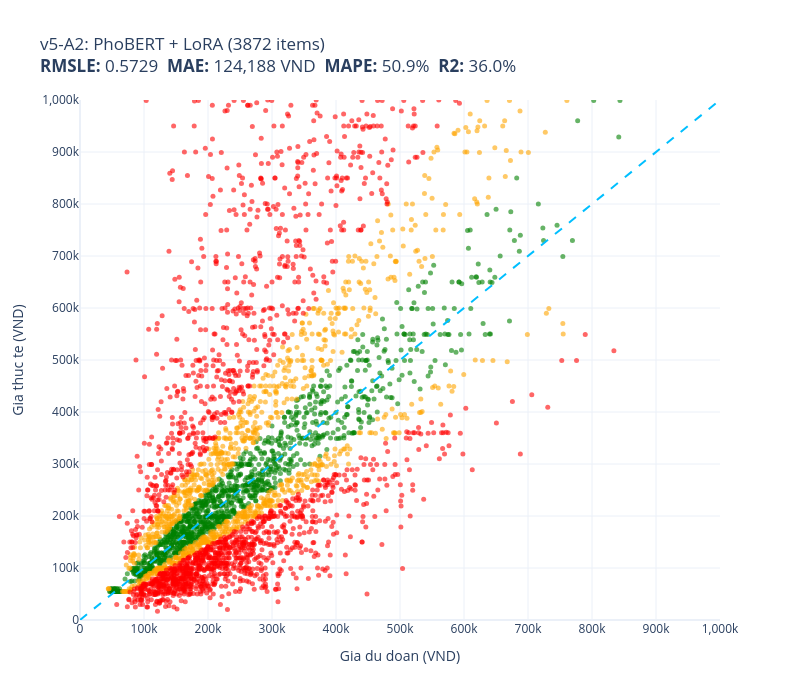
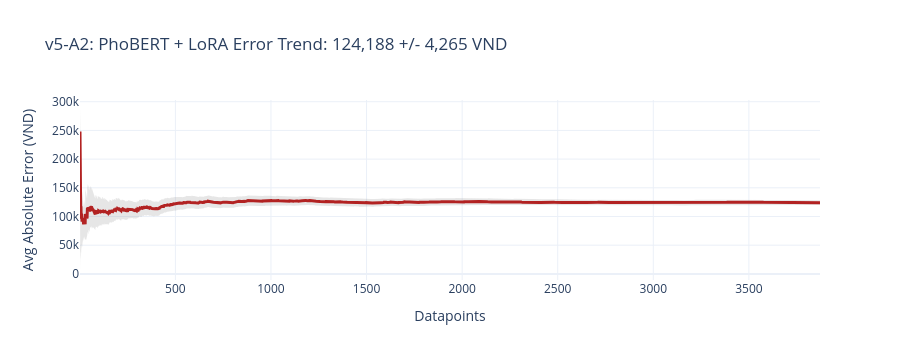
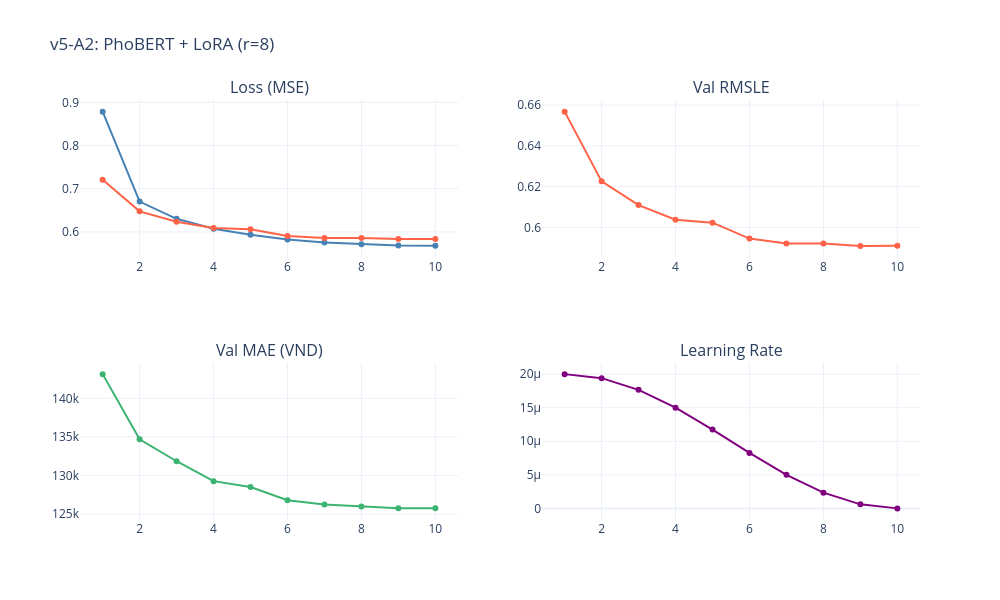

The code cell stored with these charts, in order, in its notebook:
### Code cell
pred_a2_val = predict_phobert(model_a2, phobert_enc_val, y_mean_a2, y_std_a2, DEVICE)
pred_a2_test = predict_phobert(model_a2, phobert_enc_test, y_mean_a2, y_std_a2, DEVICE)
ALL_PREDS_VAL["v5-A2"] = pred_a2_val
ALL_PREDS_TEST["v5-A2"] = pred_a2_test

evaluate_and_store(test_prices, pred_a2_test, "v5-A2: PhoBERT + LoRA", test_names)
if hist_a2:
    plot_phobert_history(hist_a2, "v5-A2: PhoBERT + LoRA (r=8)")

### Figure 1 — Plotly figure (JSON) as saved in the notebook; plotly's stock layout.template omitted (floating-point values rounded to 4 significant figures; data arrays with more than 128 entries replaced by an {"elided": "..."} marker saying what was removed)
{"data": [{"customdata": {"elided": "1138x1 str values"}, "hovertemplate": "%{customdata[0]}<extra></extra>", "marker": {"color": "green", "opacity": 0.6, "size": 5}, "mode": "markers", "name": "green", "type": "scatter", "x": {"elided": "1138 float values"}, "y": {"elided": "1138 float values"}}, {"customdata": {"elided": "980x1 str values"}, "hovertemplate": "%{customdata[0]}<extra></extra>", "marker": {"color": "orange", "opacity": 0.6, "size": 5}, "mode": "markers", "name": "orange", "type": "scatter", "x": {"elided": "980 float values"}, "y": {"elided": "980 float values"}}, {"customdata": {"elided": "1754x1 str values"}, "hovertemplate": "%{customdata[0]}<extra></extra>", "marker": {"color": "red", "opacity": 0.6, "size": 5}, "mode": "markers", "name": "red", "type": "scatter", "x": {"elided": "1754 float values"}, "y": {"elided": "1754 float values"}}, {"hoverinfo": "skip", "line": {"color": "deepskyblue", "dash": "dash", "width": 2}, "mode": "lines", "name": "y=x", "showlegend": false, "type": "scatter", "x": [0, 1000000], "y": [0, 1000000]}], "layout": {"height": 700, "showlegend": false, "title": {"text": "v5-A2: PhoBERT + LoRA (3872 items)<br><b>RMSLE:</b> 0.5729  <b>MAE:</b> 124,188 VND  <b>MAPE:</b> 50.9%  <b>R2:</b> 36.0%"}, "width": 800, "xaxis": {"range": [0, 1000000], "ticktext": ["0", "100k", "200k", "300k", "400k", "500k", "600k", "700k", "800k", "900k", "1,000k"], "tickvals": [0, 100000, 200000, 300000, 400000, 500000, 600000, 700000, 800000, 900000, 1000000], "title": {"text": "Gia du doan (VND)"}}, "yaxis": {"range": [0, 1000000], "ticktext": ["0", "100k", "200k", "300k", "400k", "500k", "600k", "700k", "800k", "900k", "1,000k"], "tickvals": [0, 100000, 200000, 300000, 400000, 500000, 600000, 700000, 800000, 900000, 1000000], "title": {"text": "Gia thuc te (VND)"}}}}

### Figure 2 — Plotly figure (JSON) as saved in the notebook; plotly's stock layout.template omitted (floating-point values rounded to 4 significant figures; data arrays with more than 128 entries replaced by an {"elided": "..."} marker saying what was removed)
{"data": [{"fill": "toself", "fillcolor": "rgba(128,128,128,0.2)", "hoverinfo": "skip", "line": {"color": "rgba(255,255,255,0)"}, "showlegend": false, "type": "scatter", "x": {"elided": "7744 int values"}, "y": {"elided": "7744 float values"}}, {"line": {"color": "firebrick", "width": 3}, "mode": "lines", "name": "Cumulative Avg Error", "type": "scatter", "x": {"elided": "3872 int values"}, "y": {"elided": "3872 float values"}}], "layout": {"height": 360, "showlegend": false, "title": {"text": "v5-A2: PhoBERT + LoRA Error Trend: 124,188 +/- 4,265 VND"}, "width": 900, "xaxis": {"title": {"text": "Datapoints"}}, "yaxis": {"ticktext": ["0", "50k", "100k", "150k", "200k", "250k", "300k"], "tickvals": [0, 50000, 100000, 150000, 200000, 250000, 300000], "title": {"text": "Avg Absolute Error (VND)"}}}}

### Figure 3 — Plotly figure (JSON) as saved in the notebook; plotly's stock layout.template omitted (floating-point values rounded to 4 significant figures)
{"data": [{"line": {"color": "steelblue"}, "name": "Train", "type": "scatter", "x": [1, 2, 3, 4, 5, 6, 7, 8, 9, 10], "xaxis": "x", "y": [0.8786, 0.6703, 0.6303, 0.6074, 0.5936, 0.5821, 0.5752, 0.5711, 0.5683, 0.5676], "yaxis": "y"}, {"line": {"color": "tomato"}, "name": "Val", "type": "scatter", "x": [1, 2, 3, 4, 5, 6, 7, 8, 9, 10], "xaxis": "x", "y": [0.7206, 0.6476, 0.6236, 0.609, 0.6061, 0.5905, 0.5858, 0.5857, 0.5834, 0.5836], "yaxis": "y"}, {"line": {"color": "tomato"}, "mode": "lines+markers", "name": "RMSLE", "type": "scatter", "x": [1, 2, 3, 4, 5, 6, 7, 8, 9, 10], "xaxis": "x2", "y": [0.6568, 0.6226, 0.6109, 0.6037, 0.6023, 0.5945, 0.5921, 0.5921, 0.5909, 0.591], "yaxis": "y2"}, {"line": {"color": "mediumseagreen"}, "mode": "lines+markers", "name": "MAE", "type": "scatter", "x": [1, 2, 3, 4, 5, 6, 7, 8, 9, 10], "xaxis": "x3", "y": [143100.0, 134700.0, 131800.0, 129300.0, 128500.0, 126800.0, 126200.0, 126000.0, 125700.0, 125700.0], "yaxis": "y3"}, {"line": {"color": "purple"}, "name": "LR", "type": "scatter", "x": [1, 2, 3, 4, 5, 6, 7, 8, 9, 10], "xaxis": "x4", "y": [2e-05, 1.94e-05, 1.766e-05, 1.5e-05, 1.174e-05, 8.264e-06, 5e-06, 2.34e-06, 6.031e-07, 0], "yaxis": "y4"}], "layout": {"annotations": [{"font": {"size": 16}, "showarrow": false, "text": "Loss (MSE)", "x": 0.225, "xanchor": "center", "xref": "paper", "y": 1, "yanchor": "bottom", "yref": "paper"}, {"font": {"size": 16}, "showarrow": false, "text": "Val RMSLE", "x": 0.775, "xanchor": "center", "xref": "paper", "y": 1, "yanchor": "bottom", "yref": "paper"}, {"font": {"size": 16}, "showarrow": false, "text": "Val MAE (VND)", "x": 0.225, "xanchor": "center", "xref": "paper", "y": 0.375, "yanchor": "bottom", "yref": "paper"}, {"font": {"size": 16}, "showarrow": false, "text": "Learning Rate", "x": 0.775, "xanchor": "center", "xref": "paper", "y": 0.375, "yanchor": "bottom", "yref": "paper"}], "height": 600, "showlegend": false, "title": {"text": "v5-A2: PhoBERT + LoRA (r=8)"}, "width": 1000, "xaxis": {"anchor": "y", "domain": [0, 0.45]}, "xaxis2": {"anchor": "y2", "domain": [0.55, 1]}, "xaxis3": {"anchor": "y3", "domain": [0, 0.45]}, "xaxis4": {"anchor": "y4", "domain": [0.55, 1]}, "yaxis": {"anchor": "x", "domain": [0.625, 1]}, "yaxis2": {"anchor": "x2", "domain": [0.625, 1]}, "yaxis3": {"anchor": "x3", "domain": [0, 0.375]}, "yaxis4": {"anchor": "x4", "domain": [0, 0.375]}}}
